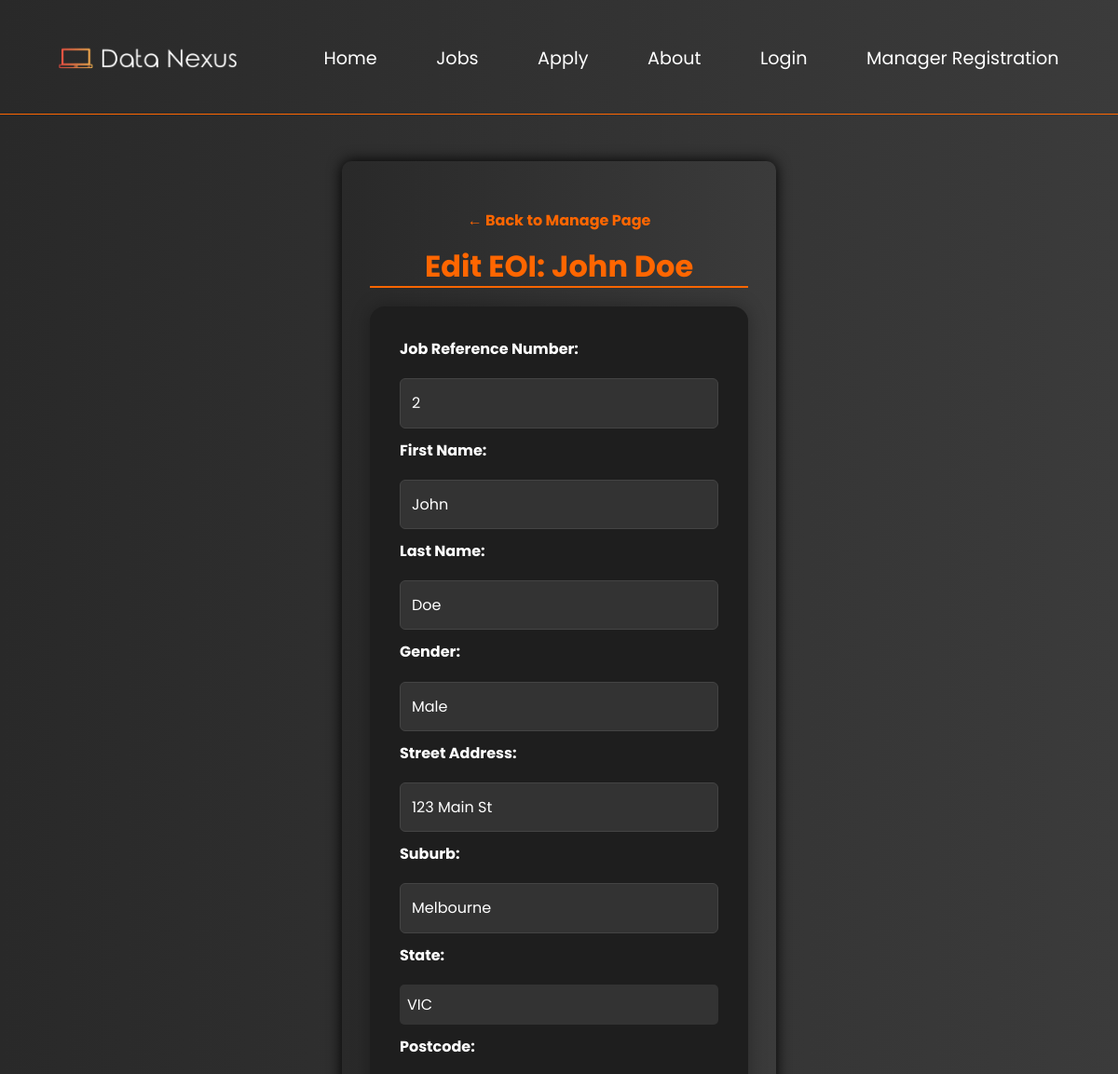
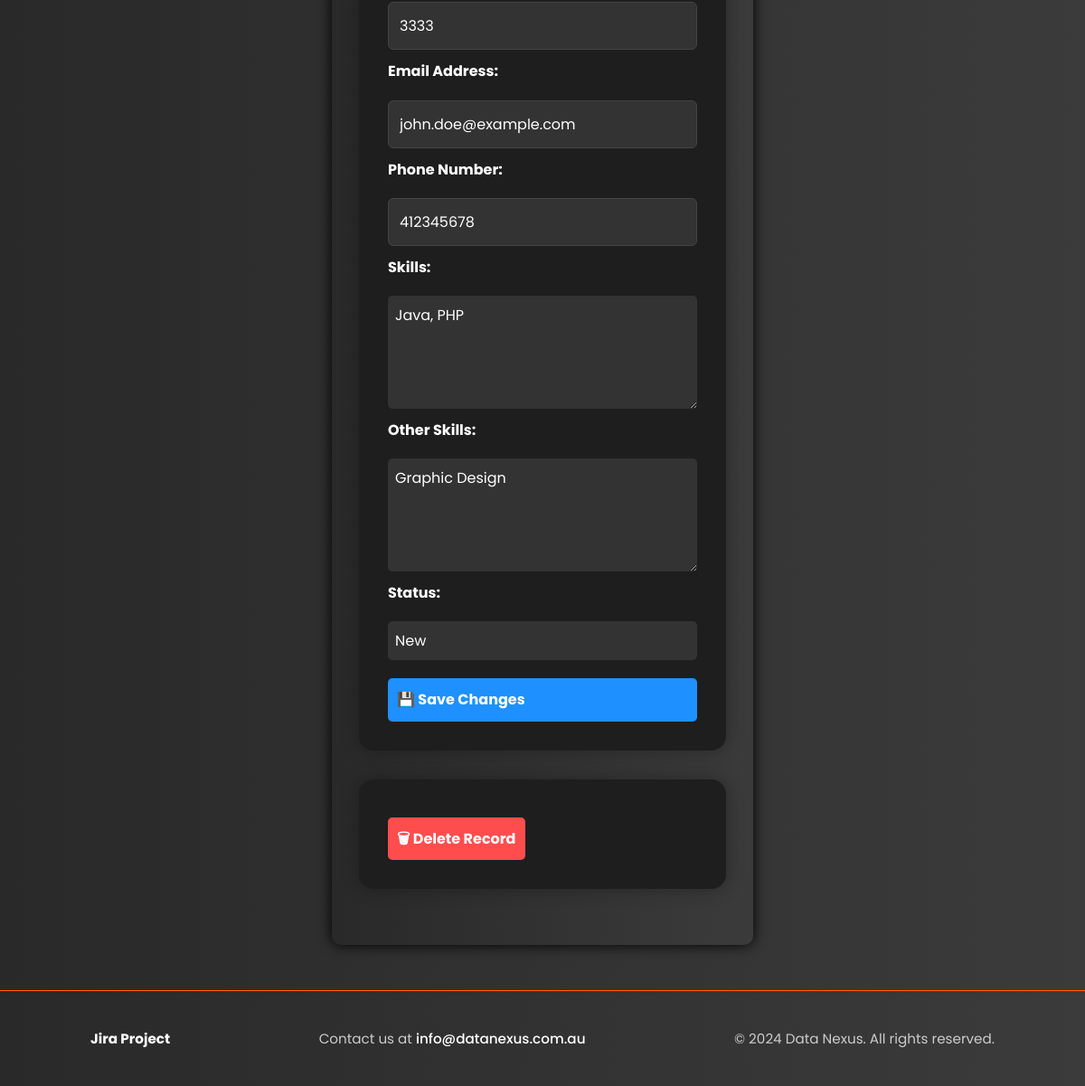
The page /web_tech_prj-main/view_details.php?eoi_id=5 (signed in) on the database its author committed (2 pictures, top to bottom).
### tables this page shows
CREATE TABLE `eoi` (
  `EOInumber` int(11) NOT NULL,
  `job_reference_number` int(10) NOT NULL,
  `first_name` varchar(50) NOT NULL,
  `last_name` varchar(50) NOT NULL,
  `gender` varchar(10) NOT NULL,
  `street_address` varchar(46) NOT NULL,
  `suburb` varchar(60) NOT NULL,
  `state` varchar(3) NOT NULL,
  `postcode` varchar(4) NOT NULL,
  `email_address` varchar(360) NOT NULL,
  `phone_number` int(15) NOT NULL,
  `skills` varchar(500) NOT NULL,
  `other_skills` varchar(500) NOT NULL,
  `status` varchar(10) NOT NULL DEFAULT 'New'
);

### web_tech_prj-main/view_details.php (the view, shortened to what this page needs)
<?php
require_once("settings.php");
$eoi_id = intval($_GET['eoi_id']);
$sql = "SELECT * FROM eoi WHERE EOInumber = ?";
$stmt = $conn->prepare($sql);
$stmt->bind_param("i", $eoi_id);
$stmt->execute();
$result = $stmt->get_result();
$row = $result->fetch_assoc();
?>
<!DOCTYPE html>
<html lang="en">
<head>
    <link href="styles/styles.css" rel="stylesheet">
</head>
<body id="view-details-body">
<?php include 'nav.inc'; ?>
<main id="view-details-main">
<a class="back-link" href="manage.php">← Back to Manage Page</a>
    <h1 id="view-details-h1">Edit EOI: <?= htmlspecialchars($row['first_name'] . ' ' . $row['last_name']) ?></h1>
    <form action="update_eoi.php" method="POST" id="view-details-form">
        <?php foreach ($row as $key => $value): ?>
            <?php if ($key === 'EOInumber') continue; ?>
            <label id="view-details-label" for="<?= $key ?>"><?= htmlspecialchars(ucwords(str_replace('_', ' ', $key))) ?>:</label>
            <?php if ($key === 'status'): ?>
                <select id="<?= $key ?>" name="<?= $key ?>">
                    <option value="New" <?= $value === 'New' ? 'selected' : '' ?>>New</option>
                </select>
            <?php elseif ($key === 'state'): ?>
                <select id="<?= $key ?>" name="<?= $key ?>">
                    <option value="VIC" <?= $value === 'VIC' ? 'selected' : '' ?>>VIC</option>
                </select>
            <?php elseif ($key === 'skills' || $key === 'other_skills'): ?>
                <textarea id="<?= $key ?>" name="<?= $key ?>" rows="4"><?= htmlspecialchars($value) ?></textarea>
            <?php else: ?>
                <input type="text" id="<?= $key ?>" name="<?= $key ?>" value="<?= htmlspecialchars($value) ?>">
            <?php endif; ?>
        <?php endforeach; ?>
        <button type="submit" class="btn-save">💾 Save Changes</button>
    </form>
    <form action="delete_eoi.php" method="POST" onsubmit="return confirm('Are you sure you want to delete this record?');">
        <button type="submit" class="btn-delete">🗑 Delete Record</button>
    </form>
</main>
<?php include 'footer.inc'; ?>
</body>
</html>

### web_tech_prj-main/styles/styles.css (style rules this page uses)
html, body { height: 100%; font-family: 'Poppins', sans-serif; color: white; overflow-x: hidden; max-width: 100%; }
*, *::before, *::after { box-sizing: border-box; }
body { display: flex; flex-direction: column; }
main { flex: 1; }
main { background: linear-gradient(to right, #292929, #3b3b3b); }
body { background: linear-gradient(to right, #292929, #3b3b3b); margin: 0; font-family: 'Poppins', sans-serif; color: white; }
* { line-height: 1.7rem; }
h1, h2, h3, h4, h5 { color: #ff6600; margin-bottom: 0.5rem; }
h1 { font-size: 2rem; border-bottom: 2px solid #ff6600; padding-bottom: 0.5rem; margin-bottom: 1.5rem; }
form { max-width: 800px; margin: 0 auto; padding: 2rem; background-color: #1e1e1e; border-radius: 1rem; box-shadow: 0 0 20px rgba(0, 0, 0, 0.3); margin-bottom: 2rem; }
input[type="text"], input[type="email"], input[type="number"], textarea { width: 98%; padding: 0.8rem; margin-top: 0.5rem; border: 1px solid #888; border-radius: 4px; background-color: #2a2a2a; color: white; }
input, select, textarea, button { transition: all 0.2s ease-in-out; font-size: 1rem; padding: 0.5rem; border-radius: 4px; border: none; background-color: #1e1e1e; color: white; font-family: 'Poppins', sans-serif; }
#apply-title, form { animation: fadeSlideIn 1s ease-out forwards; }
select { width: 98%; padding: 0.8rem; margin-top: 0.5rem; border: 1px solid #888; border-radius: 4px; background-color: #2a2a2a; color: white; font-family: 'Poppins', sans-serif; font-size: 1rem; appearance: none; }
html { scroll-behavior: smooth; }
input[type="text"], input[type="email"], input[type="number"], input[type="date"], input[type="tel"], textarea, select { width: 100%; max-width: 100%; box-sizing: border-box; }
#view-details-body { font-family: 'Poppins', sans-serif; background-color: #1a1a1a; color: #fff; margin: 0; padding: 0; }
#view-details-main { max-width: 800px; margin: 50px auto; background-color: #222; padding: 30px; border-radius: 10px; box-shadow: 0 0 15px #000; }
#view-details-h1 { color: #ff6600; text-align: center; margin-bottom: 20px; }
#view-details-form { display: flex; flex-direction: column; gap: 10px; }
#view-details-label { font-weight: bold; }
.view-details-input, textarea, select { padding: 8px; border: none; border-radius: 5px; background-color: #333; color: #fff; }
button { padding: 10px; border: none; border-radius: 5px; margin-top: 10px; font-weight: bold; cursor: pointer; display: inline-flex; align-items: center; gap: 5px; font-size: 1rem; transition: background-color 0.3s ease; }
.btn-save { background-color: #1e90ff; color: white; }
.btn-delete { background-color: #ff4d4d; color: white; }
.back-link { display: block; margin-top: 20px; text-align: center; text-decoration: none; color: #ff6600; font-weight: bold; }
input[type="text"], input[type="email"], input[type="password"] { width: 100%; padding: 10px; border: none; border-radius: 5px; background: #333; color: white; }
input[type="text"], input[type="password"] { width: 100%; padding: 12px; border: 1px solid #444; border-radius: 6px; background: #333; color: white; font-size: 1rem; transition: border 0.3s ease; }

### rows shown on the page
eoi: first_name+last_name "John Doe", job_reference_number "2", first_name "John", last_name "Doe", gender "Male", street_address "123 Main St", suburb "Melbourne", state "VIC", postcode "3333", email_address "john.doe@example.com", phone_number "412345678", skills "Java, PHP", other_skills "Graphic Design", status "New"

### other values the page prints
str_replace('_', ' ', $key) "Job Reference Number"
str_replace('_', ' ', $key) "First Name"
str_replace('_', ' ', $key) "Last Name"
str_replace('_', ' ', $key) "Gender"
str_replace('_', ' ', $key) "Street Address"
str_replace('_', ' ', $key) "Suburb"
str_replace('_', ' ', $key) "State"
str_replace('_', ' ', $key) "Postcode"
str_replace('_', ' ', $key) "Email Address"
str_replace('_', ' ', $key) "Phone Number"
str_replace('_', ' ', $key) "Skills"
str_replace('_', ' ', $key) "Other Skills"
str_replace('_', ' ', $key) "Status"
